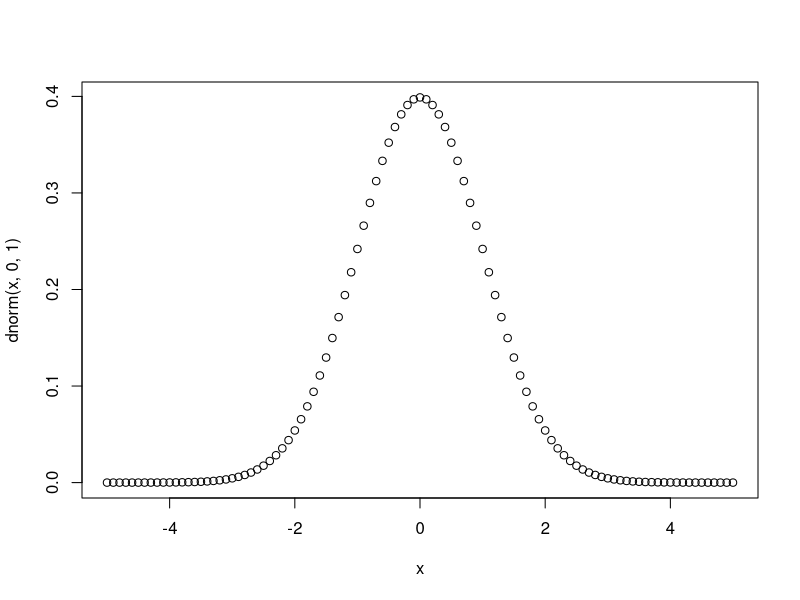
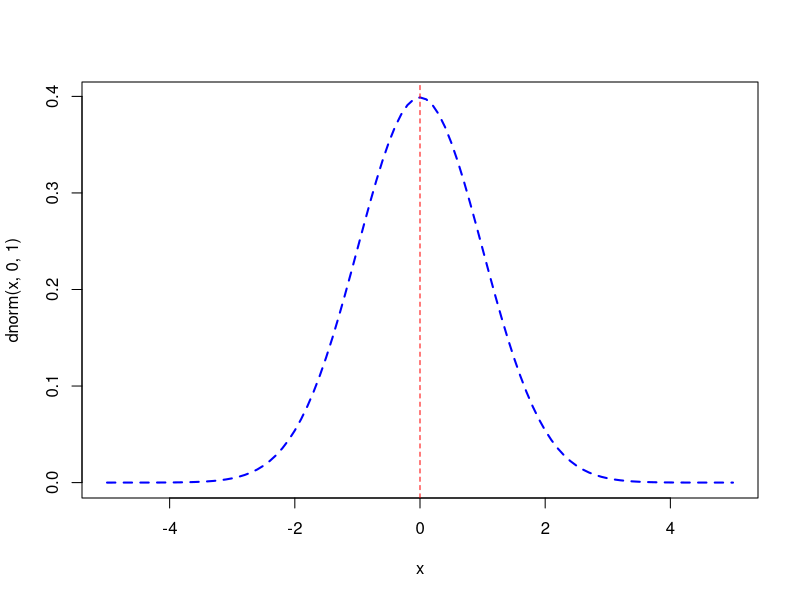
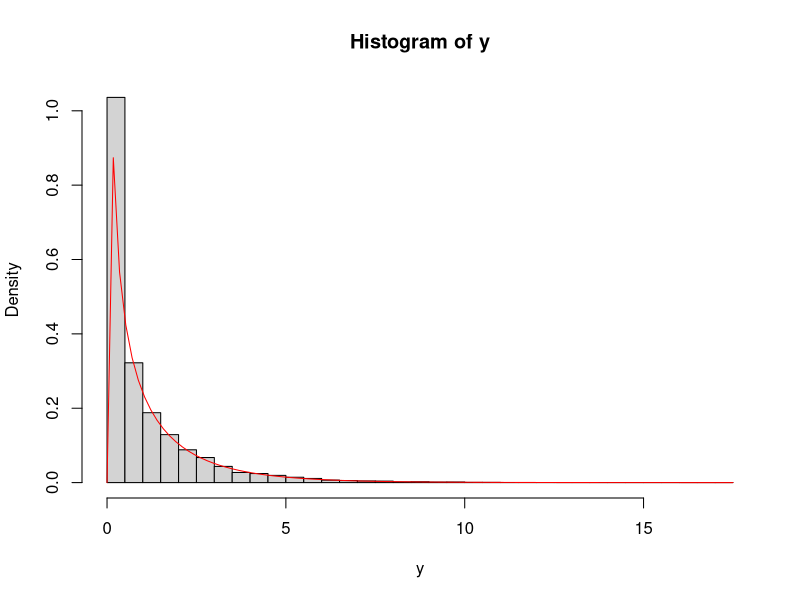
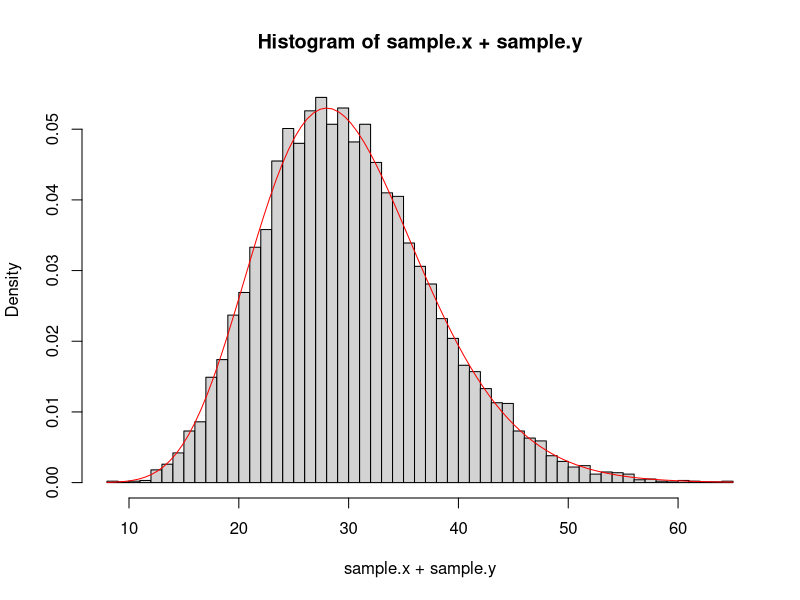

The R script that drew these images, in order:
# "d" + tên phân phối: probability density function (pdf)
# "p" + tên phân phối: cummulative density function (cdf)
# "q" + tên phân phối: quatile : phân vị mức q
# "r" + tên phân phối: tạo random sample

# các phân phối: binom, chisq, exp, norm, pois, t, unif

?rnorm
punif(seq(0, 1, by=0.25))
runif(100)

x <- seq(-5, 5, by=0.1)
x
plot(x, dnorm(x, 0, 1))
plot(x, dnorm(x, 0, 1), col="blue", type="l", lwd=2, lty=2) # lty là line type, lwd là line width
?abline
abline(v=0, col="red", lty=2) # thêm dòng vô cho plot

z <- function() runif(1)
z()

?runif
# Mô phỏng đồng xu
throw.coin <- function() {
  if (runif(1) <= 1/2) 0 else 1
}
throw.coin()

# Tung đồng xu n lần
?replicate
Sample.coin <- function(n) replicate(n, throw.coin())
Sample.coin(10)
x <- Sample.coin(10000)
table(x)

# Tần suất
table(x) / length(x)

# Mô phỏng xúc xắc
throw.dice <- function() {
  x <- runif(1)
  if (x <= 1/6) 1 else if (x <= 2/6) 2 else
  if (x <= 3/6) 3 else if (x <= 4/6) 4 else
  if (x <= 5/6) 5 else 6
}
throw.dice()

# Các phân phối xác suất thông dụng
## Nếu X ~ N(0, 1) thì X^2 ~ Chi^2(1)
n <- 10000
x <- rnorm(n)
y <- x^2
hist(y, freq=0, breaks=40)
curve(dchisq(x, df=1), col="red", add = TRUE)
?curve
?hist

## Nếu X ~ Chi^2(m), Y ~ Chi^2(n) thì X + Y ~ Chi^2(m + n)
m1 <- 10
m2 <- 20
sample.x <- rchisq(n, m1)
sample.y <- rchisq(n, m2)
hist(sample.x + sample.y, freq=0, breaks=40)
curve(dchisq(x, df=m1+m2), col="red", add=TRUE)

# Khoảng ước lượng các biến ngẫu nhiên liên tục
# Xét khoảng dạng [a, b]
# P(X <= a) = P(X >= b) = (1 - p) / 2, 0 < p < 1
# P(X <= b) = 1 - P(X >= b) = (1 + p) / 2
mu <- 10
sigma <- 4
p <- 0.9
a <- qnorm((1-p)/2, mean=mu, sd=sigma)
b <- qnorm((1+p)/2, mean=mu, sd=sigma)
interval.p <- c(a, b)
interval.p
